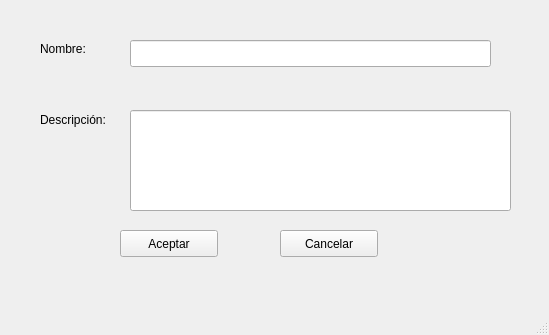
<?xml version="1.0" encoding="UTF-8"?>
<ui version="4.0">
 <class>MainWindow</class>
 <widget class="QMainWindow" name="MainWindow">
  <property name="geometry">
   <rect>
    <x>0</x>
    <y>0</y>
    <width>549</width>
    <height>335</height>
   </rect>
  </property>
  <property name="windowTitle">
   <string>Nueva categoría</string>
  </property>
  <widget class="QWidget" name="centralwidget">
   <widget class="QPushButton" name="btn_aceptar">
    <property name="geometry">
     <rect>
      <x>120</x>
      <y>230</y>
      <width>98</width>
      <height>27</height>
     </rect>
    </property>
    <property name="text">
     <string>Aceptar</string>
    </property>
   </widget>
   <widget class="QPushButton" name="btn_cancelar">
    <property name="geometry">
     <rect>
      <x>280</x>
      <y>230</y>
      <width>98</width>
      <height>27</height>
     </rect>
    </property>
    <property name="text">
     <string>Cancelar</string>
    </property>
   </widget>
   <widget class="QLineEdit" name="nombre_categoria">
    <property name="geometry">
     <rect>
      <x>130</x>
      <y>40</y>
      <width>361</width>
      <height>27</height>
     </rect>
    </property>
   </widget>
   <widget class="QLabel" name="label">
    <property name="geometry">
     <rect>
      <x>40</x>
      <y>40</y>
      <width>66</width>
      <height>17</height>
     </rect>
    </property>
    <property name="text">
     <string>Nombre:</string>
    </property>
   </widget>
   <widget class="QLabel" name="label_2">
    <property name="geometry">
     <rect>
      <x>40</x>
      <y>110</y>
      <width>91</width>
      <height>20</height>
     </rect>
    </property>
    <property name="text">
     <string>Descripción:</string>
    </property>
   </widget>
   <widget class="QLineEdit" name="descripcion_categoria">
    <property name="geometry">
     <rect>
      <x>130</x>
      <y>110</y>
      <width>381</width>
      <height>101</height>
     </rect>
    </property>
   </widget>
  </widget>
  <widget class="QMenuBar" name="menubar">
   <property name="geometry">
    <rect>
     <x>0</x>
     <y>0</y>
     <width>549</width>
     <height>25</height>
    </rect>
   </property>
  </widget>
  <widget class="QStatusBar" name="statusbar"/>
 </widget>
 <resources/>
 <connections/>
</ui>
